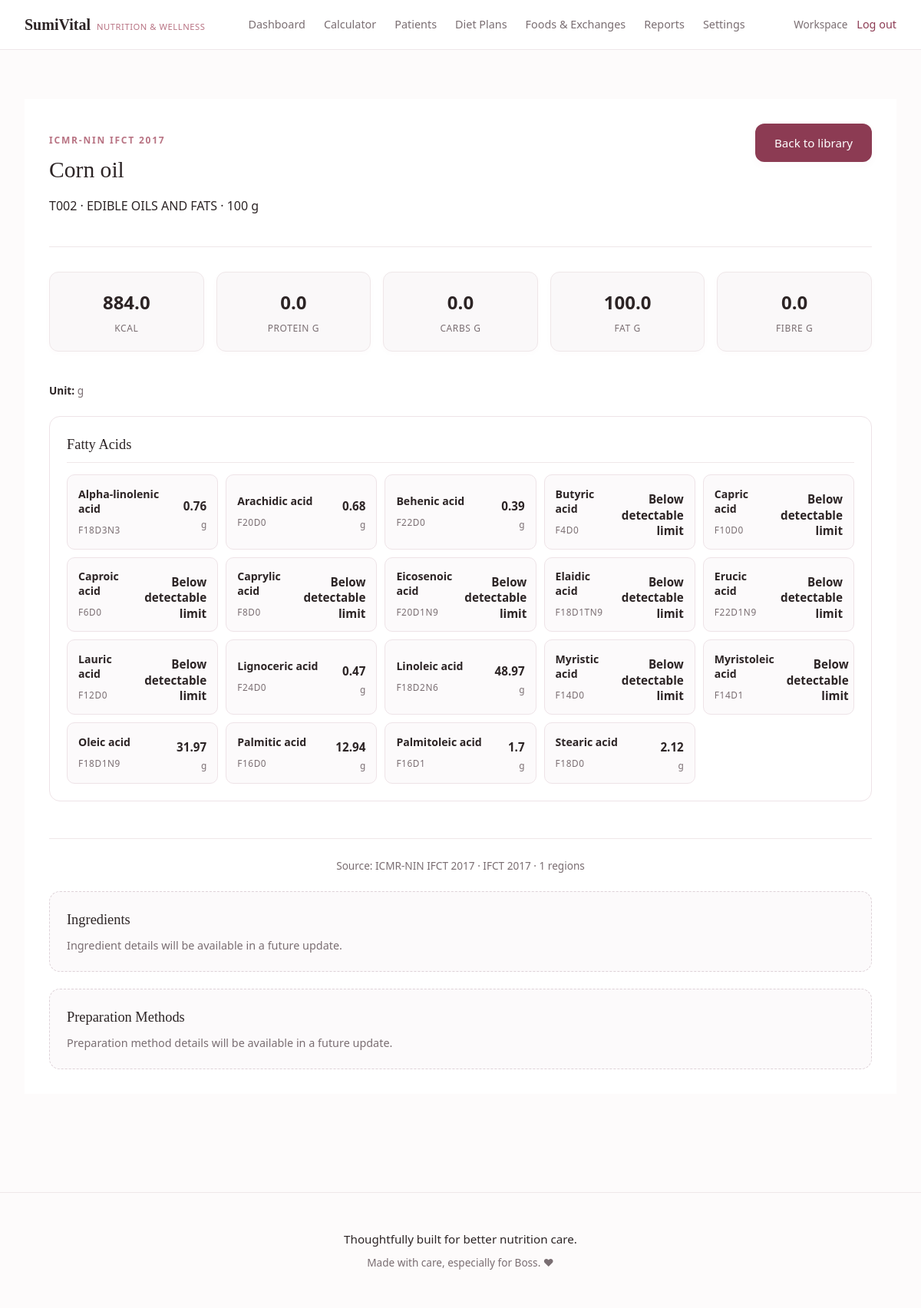
Page /foods/531 (signed in) on the committed database.
### tables this page shows
CREATE TABLE foods (id INTEGER PRIMARY KEY, user_id INTEGER REFERENCES users(id), name TEXT NOT NULL, category TEXT NOT NULL, serving_size TEXT NOT NULL, unit TEXT NOT NULL, calories REAL NOT NULL, protein REAL NOT NULL, carbohydrates REAL NOT NULL, fat REAL NOT NULL, fiber REAL NOT NULL DEFAULT 0, is_demo INTEGER NOT NULL DEFAULT 1, created_at TEXT NOT NULL, food_type TEXT NOT NULL DEFAULT 'Vegetarian', meal_type TEXT NOT NULL DEFAULT '');

CREATE TABLE food_sources (
    id INTEGER PRIMARY KEY,
    food_id INTEGER NOT NULL UNIQUE
        REFERENCES foods(id) ON DELETE CASCADE,
    source_name TEXT NOT NULL,
    source_version TEXT NOT NULL,
    source_food_code TEXT NOT NULL,
    source_food_name TEXT NOT NULL,
    ifct_group_code TEXT NOT NULL DEFAULT '',
    ifct_group_name TEXT NOT NULL DEFAULT '',
    regions_count INTEGER,
    source_reference TEXT NOT NULL DEFAULT '',
    created_at TEXT NOT NULL, source_sequence INTEGER,
    UNIQUE(source_name, source_version, source_food_code)
);

CREATE TABLE component_definitions (
    id INTEGER PRIMARY KEY,
    code TEXT NOT NULL UNIQUE,
    name TEXT NOT NULL UNIQUE,
    category TEXT NOT NULL,
    unit TEXT NOT NULL,
    basis TEXT NOT NULL,
    is_essential INTEGER NOT NULL DEFAULT 0,
    description TEXT NOT NULL DEFAULT '',
    source_name TEXT NOT NULL DEFAULT 'ICMR-NIN IFCT 2017',
    source_version TEXT NOT NULL DEFAULT 'IFCT 2017',
    source_table TEXT NOT NULL DEFAULT ''
);

### app/routes/workspace.py (the view)
@workspace.get("/foods/<int:food_id>")
@login_required
def food_detail_page(food_id):
    db = connect(current_app.config["DATABASE"])
    food = db.execute(
        """
        SELECT
            foods.id,
            foods.name,
            foods.category,
            foods.serving_size,
            foods.unit,
            foods.calories,
            foods.protein,
            foods.carbohydrates,
            foods.fat,
            foods.fiber,

            food_sources.source_food_code,
            food_sources.source_food_name,
            food_sources.ifct_group_code,
            food_sources.ifct_group_name,
            food_sources.regions_count,
            food_sources.source_name,
            food_sources.source_version,
            food_sources.source_reference

        FROM foods

        LEFT JOIN food_sources
            ON food_sources.food_id = foods.id

        WHERE foods.id = ?
          AND foods.user_id IS NULL
        """,
        (food_id,),
    ).fetchone()
    if not food:
        return ("Food not found", 404)
    aliases = db.execute(
        """
        SELECT
            id,
            alias,
            alias_type
        FROM food_aliases
        WHERE food_id = ?
        ORDER BY id
        """,
        (food_id,),
    ).fetchall()
    components = db.execute(
        """
        SELECT
            component_definitions.code,
            component_definitions.name,
            component_definitions.category,
            component_definitions.unit,
            component_definitions.basis,
            component_definitions.description,

            food_components.value,
            food_components.standard_deviation,
            food_components.measurement_status,
            food_components.source_reference

        FROM food_components

        JOIN component_definitions
            ON component_definitions.id = food_components.component_id

        WHERE food_components.food_id = ?

        ORDER BY
            component_definitions.category,
            component_definitions.name
        """,
        (food_id,),
    ).fetchall()
    component_groups = {}
    for component in components:
        category = component["category"] or "other"
        component_groups.setdefault(
            category,
            []
        ).append(dict(component))
    is_ifct = bool(
        food["source_food_code"]
        or food["source_food_name"]
        or food["ifct_group_code"]
    )
    return render_template(
        "food_detail.html",
        food=dict(food),
        aliases=[dict(row) for row in aliases],
        components=[dict(row) for row in components],
        component_groups=component_groups,
        is_ifct=is_ifct,
    )

### app/models/database.py (called while the page is built)
def connect(path: str | Path) -> sqlite3.Connection:
    connection = sqlite3.connect(path)
    connection.row_factory = sqlite3.Row
    connection.execute("PRAGMA foreign_keys = ON")
    return connection

### app/routes/common.py (called while the page is built, shortened)
def current_user():
    if "user_id" not in session: return None
    if not hasattr(g, "current_user"): g.current_user = get_user(current_app.config["DATABASE"], session["user_id"])
    return g.current_user

def login_required(view):
    @wraps(view)
    def wrapped(*args, **kwargs):
        return view(*args, **kwargs)
    return wrapped

def csrf_token():
    return session.setdefault("csrf_token", secrets.token_urlsafe(24))

### app/services/auth.py (called while the page is built)
def get_user(database, user_id: int):
    with connect(database) as db: return db.execute("SELECT id,display_name,email FROM users WHERE id = ?", (user_id,)).fetchone()

### templates/food_detail.html (shortened to what this page needs)
{% extends 'base.html' %}
{% block content %}
{% set category_labels = {
    'proximate': 'Proximate Composition',
    'energy': 'Energy',
    'carbohydrate': 'Carbohydrate',
    'dietary_fibre': 'Dietary Fibre',
    'oligosaccharide': 'Oligosaccharides',
    'phytate': 'Phytate',
    'phytosterol': 'Phytosterols',
    'saponin': 'Saponins',
    'fatty_acid': 'Fatty Acids',
    'other': 'Other Components'
} %}
{% set category_order = [
    'proximate',
    'energy',
    'carbohydrate',
    'dietary_fibre',
    'oligosaccharide',
    'phytate',
    'phytosterol',
    'saponin',
    'fatty_acid',
    'other'
] %}
<main class="page">
    <div class="ifct-detail-card">
        <div class="ifct-detail-header">
            <div>
                {% if is_ifct %}
                <p class="eyebrow">ICMR-NIN IFCT 2017</p>
                {% else %}
                <p class="eyebrow">CUSTOM FOOD</p>
                {% endif %}
                <h2>{{ food.name }}</h2>
                <p class="ifct-food-meta">
                    {% if food.source_food_code %}
                    {{ food.source_food_code }} ·
                    {% endif %}
                    {{ food.category or 'Uncategorized' }}
                    · {{ food.serving_size }}
                </p>
            </div>
            <a class="button ifct-back-button" href="{{ url_for('workspace.foods') }}">
                Back to library
            </a>
        </div>
        <div class="ifct-basic-grid">
            <div class="ifct-nutrient">
                <strong>{{ food.calories }}</strong>
                <small>kcal</small>
            </div>
            <div class="ifct-nutrient">
                <strong>{{ food.protein }}</strong>
                <small>protein g</small>
            </div>
            <div class="ifct-nutrient">
                <strong>{{ food.carbohydrates }}</strong>
                <small>carbs g</small>
            </div>
            <div class="ifct-nutrient">
                <strong>{{ food.fat }}</strong>
                <small>fat g</small>
            </div>
            <div class="ifct-nutrient">
                <strong>{{ food.fiber }}</strong>
                <small>fibre g</small>
            </div>
        </div>
        <div style="margin-top: 20px; color: var(--muted); font-size: 0.85rem;">
            <strong style="color: var(--ink);">Unit:</strong> {{ food.unit }}
        </div>
        {% if is_ifct %}
        {% for category in category_order %}
        {% if component_groups.get(category) %}
        <section class="ifct-detail-section">
            <h3>{{ category_labels.get(category, category) }}</h3>
            <div class="ifct-component-grid">
                {% for component in component_groups[category] %}
                <div class="ifct-component">
                    <div>
                        <strong>{{ component.name }}</strong>
                        {% if component.code %}
                        <small>{{ component.code }}</small>
                        {% endif %}
                    </div>
                    <div class="ifct-component-value">
                        {% if component.measurement_status == 'below_detection_limit' %}
                        <strong>Below detectable limit</strong>
                        {% elif component.value is not none %}
                        <strong>{{ component.value }}</strong>
                        <small>{{ component.unit or '' }}</small>
                        {% else %}
                        <strong>—</strong>
                        {% endif %}
                    </div>
                </div>
                {% endfor %}
            </div>
        </section>
        {% endif %}
        {% endfor %}
        <div class="ifct-source-note">
            Source:
            {{ food.source_name or 'ICMR-NIN IFCT 2017' }}
            {% if food.source_version %}
            · {{ food.source_version }}
            {% endif %}
            {% if food.regions_count %}
            · {{ food.regions_count }} regions
            {% endif %}
        </div>
        {% endif %}
        <section class="placeholder-section">
            <h3>Ingredients</h3>
            <p>Ingredient details will be available in a future update.</p>
        </section>
        <section class="placeholder-section">
            <h3>Preparation Methods</h3>
            <p>Preparation method details will be available in a future update.</p>
        </section>
    </div>
</main>
{% endblock %}

### static/css/style.css (style rules this page uses)
:root { --bg: #fdfbfb; --paper: #ffffff; --ink: #2c2425; --muted: #7a6e72; --rose: #b87383; --deep: #8c3b53; --deep-hover: #753145; --line: #efe7e9; --sage: #e8f0e8; --sage-text: #334d33; --error-bg: #fff0f2; --error-text: #962842; --shadow-sm: 0 4px 12px rgba(140, 59, 83, 0.03); --shadow-md: 0 12px 32px rgba(140, 59, 83, 0.08); --radius-sm: 8px; --radius-md: 12px; --radius-lg: 16px; --transition: 0.25s cubic-bezier(0.4, 0, 0.2, 1); }
* { box-sizing: border-box; }
body { margin: 0; background: var(--bg); color: var(--ink); font: 400 16px/1.6 system-ui, -apple-system, sans-serif; -webkit-font-smoothing: antialiased; -moz-osx-font-smoothing: grayscale; }
h1, h2, h3 { font-family: 'Georgia', serif; font-weight: 400; color: var(--ink); margin: 0 0 16px 0; }
a { color: var(--deep); text-decoration: none; transition: color var(--transition); }
.page, .landing { max-width: 1200px; margin: auto; padding: 64px 32px; }
.eyebrow { color: var(--rose); font-size: 0.75rem; font-weight: 700; letter-spacing: 0.15em; text-transform: uppercase; margin-bottom: 12px; display: block; }
.button { display: inline-flex; align-items: center; justify-content: center; padding: 12px 24px; border: 1px solid transparent; border-radius: var(--radius-md); background: var(--deep); color: #ffffff !important; font-weight: 500; font-size: 0.95rem; cursor: pointer; transition: all var(--transition); box-shadow: var(--shadow-sm); }
.ifct-detail-card { padding: 32px; background: var(--paper); }
.ifct-detail-header { display: flex; justify-content: space-between; align-items: flex-start; flex-wrap: wrap; gap: 24px; margin-bottom: 32px; padding-bottom: 24px; border-bottom: 1px solid var(--line); }
.ifct-detail-header h2 { font-size: 1.85rem; margin: 6px 0 8px 0; line-height: 1.2; }
.ifct-basic-grid { display: grid; grid-template-columns: repeat(auto-fit, minmax(130px, 1fr)); gap: 16px; margin-bottom: 40px; }
.ifct-basic-grid .ifct-nutrient { text-align: center; background: #faf8f9; border: 1px solid var(--line); border-radius: var(--radius-md); padding: 20px 16px; display: flex; flex-direction: column; justify-content: center; box-shadow: 0 2px 8px rgba(140, 59, 83, 0.02); }
.ifct-basic-grid .ifct-nutrient strong { font-size: 1.5rem; color: var(--ink); margin-bottom: 4px; }
.ifct-basic-grid .ifct-nutrient small { font-size: 0.75rem; text-transform: uppercase; letter-spacing: 0.05em; color: var(--muted); }
.ifct-detail-section { margin-top: 32px; }
.ifct-detail-section h3 { font-family: 'Georgia', serif; font-size: 1.25rem; color: var(--ink); margin-bottom: 16px; padding-bottom: 8px; border-bottom: 1px solid var(--line); }
.ifct-component-grid { display: grid; grid-template-columns: repeat(auto-fill, minmax(280px, 1fr)); gap: 16px; }
.ifct-component { display: flex; justify-content: space-between; align-items: center; padding: 14px 16px; background: #faf8f9; border: 1px solid var(--line); border-radius: var(--radius-sm); transition: box-shadow var(--transition), border-color var(--transition), background var(--transition); }
.ifct-component > div:first-child { display: flex; flex-direction: column; gap: 4px; padding-right: 16px; }
.ifct-component strong { font-size: 0.9rem; color: var(--ink); line-height: 1.3; }
.ifct-component small { font-size: 0.75rem; color: var(--muted); text-transform: uppercase; letter-spacing: 0.05em; }
.ifct-component-value { text-align: right; font-variant-numeric: tabular-nums; }
.ifct-component-value strong { font-size: 1.05rem; color: var(--deep); }
.ifct-component-value small { margin-left: 4px; color: var(--muted); text-transform: none; letter-spacing: normal; font-size: 0.85rem; }
.ifct-source-note { margin-top: 48px; padding-top: 24px; border-top: 1px solid var(--line); font-size: 0.85rem; color: var(--muted); text-align: center; }

### rows in the picture
foods: name "Corn oil", category "EDIBLE OILS AND FATS", serving_size "100 g", calories "884.0", protein "0.0", carbohydrates "0.0", fat "100.0", fiber "0.0", unit "g"
food_sources: source_food_code "T002", source_name "ICMR-NIN IFCT 2017", source_version "IFCT 2017", regions_count "1"
component_definitions: name "Alpha-linolenic acid", code "F18D3N3", value "0.76", unit "g"
component_definitions: name "Arachidic acid", code "F20D0", value "0.68", unit "g"
component_definitions: name "Behenic acid", code "F22D0", value "0.39", unit "g"
component_definitions: name "Butyric acid", code "F4D0", shows "Below detectable limit"
component_definitions: name "Capric acid", code "F10D0", shows "Below detectable limit"
component_definitions: name "Caproic acid", code "F6D0", shows "Below detectable limit"
component_definitions: name "Caprylic acid", code "F8D0", shows "Below detectable limit"
component_definitions: name "Eicosenoic acid", code "F20D1N9", shows "Below detectable limit"
component_definitions: name "Elaidic acid", code "F18D1TN9", shows "Below detectable limit"
component_definitions: name "Erucic acid", code "F22D1N9", shows "Below detectable limit"
component_definitions: name "Lauric acid", code "F12D0", shows "Below detectable limit"
component_definitions: name "Lignoceric acid", code "F24D0", value "0.47", unit "g"
component_definitions: name "Linoleic acid", code "F18D2N6", value "48.97", unit "g"
component_definitions: name "Myristic acid", code "F14D0", shows "Below detectable limit"
component_definitions: name "Myristoleic acid", code "F14D1", shows "Below detectable limit"
component_definitions: name "Oleic acid", code "F18D1N9", value "31.97", unit "g"
component_definitions: name "Palmitic acid", code "F16D0", value "12.94", unit "g"
component_definitions: name "Palmitoleic acid", code "F16D1", value "1.7", unit "g"
component_definitions: name "Stearic acid", code "F18D0", value "2.12", unit "g"

### other values in the picture
{{ category_labels.get(category, category) }} "Fatty Acids"
